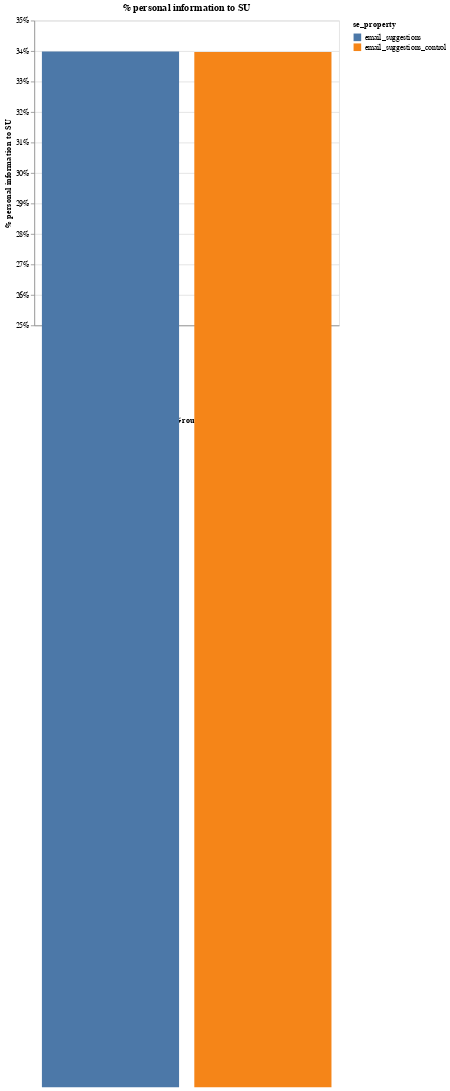

Notebook cell for this chart:
### Markdown cell above
Split up the funnel into two parts:

- Difference is more prominent from % SUI to SU 
- Almost no difference between % SU to email confirmed. 

--> We don't find an impact in either part.

### Code cell
df = pd.read_csv("email_test.csv")

# get number of participants
df = df.loc[df["step"] == "personal-information", :]
df = df.loc[
    (pd.to_datetime(df["user_created"]) >= pd.to_datetime("2020-06-09"))
    | (df["user_id"].isna() == True),
    :,
]

df["success"] = 0
df.loc[(df["user_id"].isna() == False), "success"] = 1

df = df.groupby(["se_property", "rank_column"])["success"].agg("max").reset_index()
df = df.groupby(["se_property"])["success"].agg("mean").reset_index()

alt.Chart(df).mark_bar().encode(
    x=alt.X("se_property:N", axis=alt.Axis(title="Group")),
    y=alt.Y(
        "success:Q",
        axis=alt.Axis(title="% personal information to SU", format="%"),
        scale=alt.Scale(domain=[0.25, 0.35]),
    ),
    color="se_property",
).properties(title="% personal information to SU", width=400, height=400).display(
    renderer="svg"
)

### Figure 1 — Vega-Lite specification as saved in the notebook (floating-point values rounded to 4 significant figures)
{"config": {"view": {"continuousWidth": 400, "continuousHeight": 300}}, "data": {"name": "data-105d07d228e3d9bfc55a227aac0d5acf"}, "mark": "bar", "encoding": {"color": {"type": "nominal", "field": "se_property"}, "x": {"type": "nominal", "axis": {"title": "Group"}, "field": "se_property"}, "y": {"type": "quantitative", "axis": {"format": "%", "title": "% personal information to SU"}, "field": "success", "scale": {"domain": [0.25, 0.35]}}}, "height": 400, "title": "% personal information to SU", "width": 400, "$schema": "https://vega.github.io/schema/vega-lite/v4.0.2.json", "datasets": {"data-105d07d228e3d9bfc55a227aac0d5acf": [{"se_property": "email_suggestions", "success": 0.3399}, {"se_property": "email_suggestions_control", "success": 0.3397}]}}
